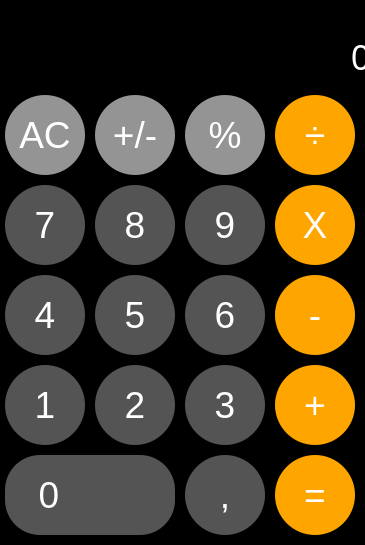
<?xml version="1.0" encoding="UTF-8"?>
<ui version="4.0">
 <class>MainWindow</class>
 <widget class="QMainWindow" name="MainWindow">
  <property name="geometry">
   <rect>
    <x>0</x>
    <y>0</y>
    <width>365</width>
    <height>545</height>
   </rect>
  </property>
  <property name="minimumSize">
   <size>
    <width>365</width>
    <height>545</height>
   </size>
  </property>
  <property name="maximumSize">
   <size>
    <width>365</width>
    <height>545</height>
   </size>
  </property>
  <property name="windowTitle">
   <string>Calculadora</string>
  </property>
  <property name="windowIcon">
   <iconset>
    <normaloff>Calculadora.ico</normaloff>Calculadora.ico</iconset>
  </property>
  <property name="styleSheet">
   <string notr="true">#centralwidget{
	
	background-color:rgb(0, 0, 0);
}</string>
  </property>
  <widget class="QWidget" name="centralwidget">
   <widget class="QPushButton" name="btn4">
    <property name="geometry">
     <rect>
      <x>0</x>
      <y>270</y>
      <width>90</width>
      <height>90</height>
     </rect>
    </property>
    <property name="font">
     <font>
      <pointsize>28</pointsize>
     </font>
    </property>
    <property name="styleSheet">
     <string notr="true">margin: 5px;
    background-color: rgb(84, 84, 84);
    color: white;
    padding: 5px;
    height: 20px;
    width: 20px;
    border-radius: 40px;</string>
    </property>
    <property name="text">
     <string>4</string>
    </property>
   </widget>
   <widget class="QPushButton" name="btn5">
    <property name="geometry">
     <rect>
      <x>90</x>
      <y>270</y>
      <width>90</width>
      <height>90</height>
     </rect>
    </property>
    <property name="font">
     <font>
      <pointsize>28</pointsize>
     </font>
    </property>
    <property name="styleSheet">
     <string notr="true">margin: 5px;
    background-color: rgb(84, 84, 84);
    color: white;
    padding: 5px;
    height: 20px;
    width: 20px;
    border-radius: 40px;</string>
    </property>
    <property name="text">
     <string>5</string>
    </property>
   </widget>
   <widget class="QPushButton" name="btn6">
    <property name="geometry">
     <rect>
      <x>180</x>
      <y>270</y>
      <width>90</width>
      <height>90</height>
     </rect>
    </property>
    <property name="font">
     <font>
      <pointsize>28</pointsize>
     </font>
    </property>
    <property name="styleSheet">
     <string notr="true">margin: 5px;
    background-color: rgb(84, 84, 84);
    color: white;
    padding: 5px;
    height: 20px;
    width: 20px;
    border-radius: 40px;</string>
    </property>
    <property name="text">
     <string>6</string>
    </property>
   </widget>
   <widget class="QPushButton" name="btnMenos">
    <property name="geometry">
     <rect>
      <x>270</x>
      <y>270</y>
      <width>90</width>
      <height>90</height>
     </rect>
    </property>
    <property name="font">
     <font>
      <pointsize>28</pointsize>
     </font>
    </property>
    <property name="styleSheet">
     <string notr="true">margin: 5px;
    background-color: orange;
    color: white;
    padding: 5px;
    height: 20px;
    width: 20px;
    border-radius: 40px;</string>
    </property>
    <property name="text">
     <string>-</string>
    </property>
   </widget>
   <widget class="QPushButton" name="btnMais">
    <property name="geometry">
     <rect>
      <x>270</x>
      <y>360</y>
      <width>90</width>
      <height>90</height>
     </rect>
    </property>
    <property name="font">
     <font>
      <pointsize>28</pointsize>
     </font>
    </property>
    <property name="styleSheet">
     <string notr="true">margin: 5px;
    background-color: orange;
    color: white;
    padding: 5px;
    height: 20px;
    width: 20px;
    border-radius: 40px;</string>
    </property>
    <property name="text">
     <string>+</string>
    </property>
   </widget>
   <widget class="QPushButton" name="btn1">
    <property name="geometry">
     <rect>
      <x>0</x>
      <y>360</y>
      <width>90</width>
      <height>90</height>
     </rect>
    </property>
    <property name="font">
     <font>
      <pointsize>28</pointsize>
     </font>
    </property>
    <property name="styleSheet">
     <string notr="true">margin: 5px;
    background-color: rgb(84, 84, 84);
    color: white;
    padding: 5px;
    height: 20px;
    width: 20px;
    border-radius: 40px;</string>
    </property>
    <property name="text">
     <string>1</string>
    </property>
   </widget>
   <widget class="QPushButton" name="btn3">
    <property name="geometry">
     <rect>
      <x>180</x>
      <y>360</y>
      <width>90</width>
      <height>90</height>
     </rect>
    </property>
    <property name="font">
     <font>
      <pointsize>28</pointsize>
     </font>
    </property>
    <property name="styleSheet">
     <string notr="true">margin: 5px;
    background-color: rgb(84, 84, 84);
    color: white;
    padding: 5px;
    height: 20px;
    width: 20px;
    border-radius: 40px;</string>
    </property>
    <property name="text">
     <string>3</string>
    </property>
   </widget>
   <widget class="QPushButton" name="btn2">
    <property name="geometry">
     <rect>
      <x>90</x>
      <y>360</y>
      <width>90</width>
      <height>90</height>
     </rect>
    </property>
    <property name="font">
     <font>
      <pointsize>28</pointsize>
     </font>
    </property>
    <property name="styleSheet">
     <string notr="true">margin: 5px;
    background-color: rgb(84, 84, 84);
    color: white;
    padding: 5px;
    height: 20px;
    width: 20px;
    border-radius: 40px;</string>
    </property>
    <property name="text">
     <string>2</string>
    </property>
   </widget>
   <widget class="QPushButton" name="btnIgual">
    <property name="geometry">
     <rect>
      <x>270</x>
      <y>450</y>
      <width>90</width>
      <height>90</height>
     </rect>
    </property>
    <property name="font">
     <font>
      <pointsize>28</pointsize>
     </font>
    </property>
    <property name="styleSheet">
     <string notr="true">margin: 5px;
    background-color: orange;
    color: white;
    padding: 5px;
    height: 20px;
    width: 20px;
    border-radius: 40px;</string>
    </property>
    <property name="text">
     <string>=</string>
    </property>
   </widget>
   <widget class="QPushButton" name="btn0">
    <property name="geometry">
     <rect>
      <x>0</x>
      <y>450</y>
      <width>180</width>
      <height>90</height>
     </rect>
    </property>
    <property name="font">
     <font>
      <pointsize>28</pointsize>
     </font>
    </property>
    <property name="contextMenuPolicy">
     <enum>Qt::DefaultContextMenu</enum>
    </property>
    <property name="toolTip">
     <string>&lt;html&gt;&lt;head/&gt;&lt;body&gt;&lt;p&gt;&lt;br/&gt;&lt;/p&gt;&lt;/body&gt;&lt;/html&gt;</string>
    </property>
    <property name="layoutDirection">
     <enum>Qt::RightToLeft</enum>
    </property>
    <property name="styleSheet">
     <string notr="true">margin: 5px;
    background-color: rgb(84, 84, 84);
    color: white;
    padding: 5px;
    height: 20px;
    width: 20px;
    border-radius: 35px;</string>
    </property>
    <property name="text">
     <string>0        </string>
    </property>
   </widget>
   <widget class="QPushButton" name="btnVirgula">
    <property name="geometry">
     <rect>
      <x>180</x>
      <y>450</y>
      <width>90</width>
      <height>90</height>
     </rect>
    </property>
    <property name="font">
     <font>
      <pointsize>28</pointsize>
     </font>
    </property>
    <property name="styleSheet">
     <string notr="true">margin: 5px;
    background-color: rgb(84, 84, 84);
    color: white;
    padding: 5px;
    height: 20px;
    width: 20px;
    border-radius: 40px;</string>
    </property>
    <property name="text">
     <string>,</string>
    </property>
   </widget>
   <widget class="QPushButton" name="btnVezes">
    <property name="geometry">
     <rect>
      <x>270</x>
      <y>180</y>
      <width>90</width>
      <height>90</height>
     </rect>
    </property>
    <property name="font">
     <font>
      <pointsize>28</pointsize>
     </font>
    </property>
    <property name="styleSheet">
     <string notr="true">margin: 5px;
    background-color: orange;
    color: white;
    padding: 5px;
    height: 20px;
    width: 20px;
    border-radius: 40px;</string>
    </property>
    <property name="text">
     <string>X</string>
    </property>
   </widget>
   <widget class="QPushButton" name="btn7">
    <property name="geometry">
     <rect>
      <x>0</x>
      <y>180</y>
      <width>90</width>
      <height>90</height>
     </rect>
    </property>
    <property name="font">
     <font>
      <pointsize>28</pointsize>
     </font>
    </property>
    <property name="styleSheet">
     <string notr="true">margin: 5px;
    background-color: rgb(84, 84, 84);
    color: white;
    padding: 5px;
    height: 20px;
    width: 20px;
    border-radius: 40px;</string>
    </property>
    <property name="text">
     <string>7</string>
    </property>
   </widget>
   <widget class="QPushButton" name="btn9">
    <property name="geometry">
     <rect>
      <x>180</x>
      <y>180</y>
      <width>90</width>
      <height>90</height>
     </rect>
    </property>
    <property name="font">
     <font>
      <pointsize>28</pointsize>
     </font>
    </property>
    <property name="styleSheet">
     <string notr="true">margin: 5px;
    background-color: rgb(84, 84, 84);
    color: white;
    padding: 5px;
    height: 20px;
    width: 20px;
    border-radius: 40px;</string>
    </property>
    <property name="text">
     <string>9</string>
    </property>
   </widget>
   <widget class="QPushButton" name="btn8">
    <property name="geometry">
     <rect>
      <x>90</x>
      <y>180</y>
      <width>90</width>
      <height>90</height>
     </rect>
    </property>
    <property name="font">
     <font>
      <pointsize>28</pointsize>
     </font>
    </property>
    <property name="styleSheet">
     <string notr="true">margin: 5px;
    background-color: rgb(84, 84, 84);
    color: white;
    padding: 5px;
    height: 20px;
    width: 20px;
    border-radius: 40px;</string>
    </property>
    <property name="text">
     <string>8</string>
    </property>
   </widget>
   <widget class="QPushButton" name="btnDivisao">
    <property name="geometry">
     <rect>
      <x>270</x>
      <y>90</y>
      <width>90</width>
      <height>90</height>
     </rect>
    </property>
    <property name="font">
     <font>
      <pointsize>28</pointsize>
     </font>
    </property>
    <property name="styleSheet">
     <string notr="true">margin: 5px;
    background-color: orange;
    color: white;
    padding: 5px;
    height: 20px;
    width: 20px;
    border-radius: 40px;</string>
    </property>
    <property name="text">
     <string>÷</string>
    </property>
   </widget>
   <widget class="QPushButton" name="btnLimpar">
    <property name="geometry">
     <rect>
      <x>0</x>
      <y>90</y>
      <width>90</width>
      <height>90</height>
     </rect>
    </property>
    <property name="font">
     <font>
      <pointsize>28</pointsize>
     </font>
    </property>
    <property name="styleSheet">
     <string notr="true">margin: 5px;
    background-color:rgb(148, 148, 148);
    color: white;
    padding: 5px;
    height: 20px;
    width: 20px;
    border-radius: 40px;
</string>
    </property>
    <property name="text">
     <string>AC</string>
    </property>
   </widget>
   <widget class="QPushButton" name="btnPorcentagem">
    <property name="geometry">
     <rect>
      <x>180</x>
      <y>90</y>
      <width>90</width>
      <height>90</height>
     </rect>
    </property>
    <property name="font">
     <font>
      <pointsize>28</pointsize>
     </font>
    </property>
    <property name="styleSheet">
     <string notr="true">margin: 5px;
    background-color:rgb(148, 148, 148);
    color: white;
    padding: 5px;
    height: 20px;
    width: 20px;
    border-radius: 40px;
</string>
    </property>
    <property name="text">
     <string>%</string>
    </property>
   </widget>
   <widget class="QPushButton" name="btnMaismenos">
    <property name="geometry">
     <rect>
      <x>90</x>
      <y>90</y>
      <width>90</width>
      <height>90</height>
     </rect>
    </property>
    <property name="font">
     <font>
      <pointsize>28</pointsize>
     </font>
    </property>
    <property name="styleSheet">
     <string notr="true">margin: 5px;
    background-color:rgb(148, 148, 148);
    color: white;
    padding: 5px;
    height: 20px;
    width: 20px;
    border-radius: 40px;
</string>
    </property>
    <property name="text">
     <string>+/-</string>
    </property>
   </widget>
   <widget class="QLabel" name="entrada">
    <property name="geometry">
     <rect>
      <x>10</x>
      <y>20</y>
      <width>361</width>
      <height>61</height>
     </rect>
    </property>
    <property name="font">
     <font>
      <family>Century Gothic</family>
      <pointsize>26</pointsize>
     </font>
    </property>
    <property name="toolTip">
     <string>&lt;html&gt;&lt;head/&gt;&lt;body&gt;&lt;p&gt;&lt;span style=&quot; color:#ffffff;&quot;&gt;&lt;br/&gt;&lt;/span&gt;&lt;/p&gt;&lt;/body&gt;&lt;/html&gt;</string>
    </property>
    <property name="styleSheet">
     <string notr="true">color: rgb(255, 255, 255);</string>
    </property>
    <property name="text">
     <string>0</string>
    </property>
    <property name="alignment">
     <set>Qt::AlignBottom|Qt::AlignRight|Qt::AlignTrailing</set>
    </property>
   </widget>
  </widget>
 </widget>
 <resources/>
 <connections/>
</ui>
